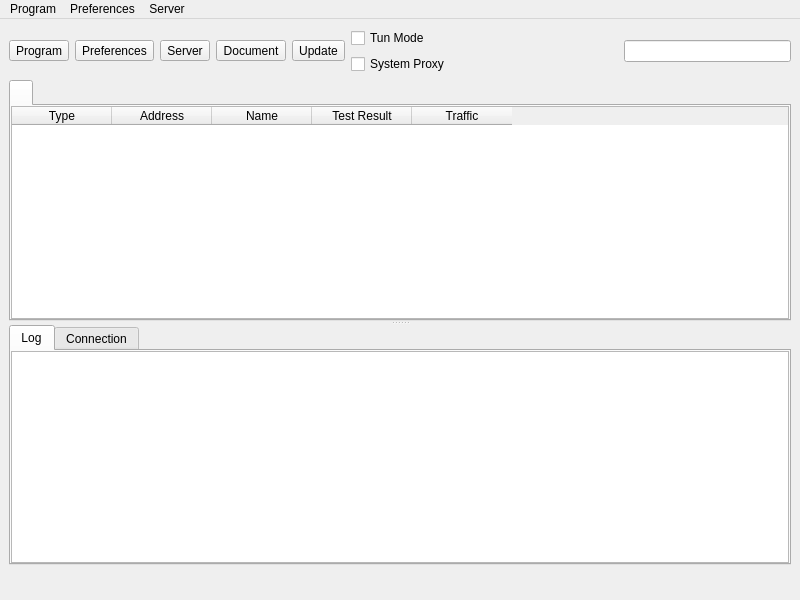
<?xml version="1.0" encoding="UTF-8"?>
<ui version="4.0">
 <class>MainWindow</class>
 <widget class="QMainWindow" name="MainWindow">
  <property name="geometry">
   <rect>
    <x>0</x>
    <y>0</y>
    <width>800</width>
    <height>600</height>
   </rect>
  </property>
  <property name="minimumSize">
   <size>
    <width>800</width>
    <height>600</height>
   </size>
  </property>
  <property name="windowTitle">
   <string notr="true">nya</string>
  </property>
  <widget class="QWidget" name="centralwidget">
   <layout class="QVBoxLayout" name="verticalLayout_3" stretch="0,0,0">
    <item>
     <layout class="QHBoxLayout" name="horizontalLayout_2">
      <item>
       <widget class="QToolButton" name="toolButton_program">
        <property name="text">
         <string>Program</string>
        </property>
        <property name="icon">
         <iconset theme="b-system-run">
          <normaloff>.</normaloff>.</iconset>
        </property>
        <property name="iconSize">
         <size>
          <width>24</width>
          <height>24</height>
         </size>
        </property>
        <property name="popupMode">
         <enum>QToolButton::InstantPopup</enum>
        </property>
        <property name="toolButtonStyle">
         <enum>Qt::ToolButtonTextUnderIcon</enum>
        </property>
       </widget>
      </item>
      <item>
       <widget class="QToolButton" name="toolButton_preferences">
        <property name="text">
         <string>Preferences</string>
        </property>
        <property name="icon">
         <iconset theme="b-preferences">
          <normaloff>.</normaloff>.</iconset>
        </property>
        <property name="iconSize">
         <size>
          <width>24</width>
          <height>24</height>
         </size>
        </property>
        <property name="popupMode">
         <enum>QToolButton::InstantPopup</enum>
        </property>
        <property name="toolButtonStyle">
         <enum>Qt::ToolButtonTextUnderIcon</enum>
        </property>
       </widget>
      </item>
      <item>
       <widget class="QToolButton" name="toolButton_server">
        <property name="text">
         <string>Server</string>
        </property>
        <property name="icon">
         <iconset theme="b-network-server">
          <normaloff>.</normaloff>.</iconset>
        </property>
        <property name="iconSize">
         <size>
          <width>24</width>
          <height>24</height>
         </size>
        </property>
        <property name="popupMode">
         <enum>QToolButton::InstantPopup</enum>
        </property>
        <property name="toolButtonStyle">
         <enum>Qt::ToolButtonTextUnderIcon</enum>
        </property>
       </widget>
      </item>
      <item>
       <widget class="QToolButton" name="toolButton_document">
        <property name="text">
         <string>Document</string>
        </property>
        <property name="icon">
         <iconset theme="b-dialog-question">
          <normaloff>.</normaloff>.</iconset>
        </property>
        <property name="iconSize">
         <size>
          <width>24</width>
          <height>24</height>
         </size>
        </property>
        <property name="popupMode">
         <enum>QToolButton::InstantPopup</enum>
        </property>
        <property name="toolButtonStyle">
         <enum>Qt::ToolButtonTextUnderIcon</enum>
        </property>
       </widget>
      </item>
      <item>
       <widget class="QToolButton" name="toolButton_update">
        <property name="text">
         <string>Update</string>
        </property>
        <property name="icon">
         <iconset theme="b-system-software-update">
          <normaloff>.</normaloff>.</iconset>
        </property>
        <property name="iconSize">
         <size>
          <width>24</width>
          <height>24</height>
         </size>
        </property>
        <property name="popupMode">
         <enum>QToolButton::InstantPopup</enum>
        </property>
        <property name="toolButtonStyle">
         <enum>Qt::ToolButtonTextUnderIcon</enum>
        </property>
       </widget>
      </item>
      <item>
       <layout class="QVBoxLayout" name="verticalLayout_4">
        <item>
         <widget class="QCheckBox" name="checkBox_VPN">
          <property name="sizePolicy">
           <sizepolicy hsizetype="Minimum" vsizetype="Minimum">
            <horstretch>0</horstretch>
            <verstretch>0</verstretch>
           </sizepolicy>
          </property>
          <property name="text">
           <string>Tun Mode</string>
          </property>
         </widget>
        </item>
        <item>
         <widget class="QCheckBox" name="checkBox_SystemProxy">
          <property name="text">
           <string>System Proxy</string>
          </property>
         </widget>
        </item>
       </layout>
      </item>
      <item>
       <spacer name="horizontalSpacer">
        <property name="orientation">
         <enum>Qt::Horizontal</enum>
        </property>
        <property name="sizeHint" stdset="0">
         <size>
          <width>40</width>
          <height>20</height>
         </size>
        </property>
       </spacer>
      </item>
      <item>
       <widget class="QLineEdit" name="search">
        <property name="clearButtonEnabled">
         <bool>true</bool>
        </property>
       </widget>
      </item>
     </layout>
    </item>
    <item>
     <widget class="QSplitter" name="splitter">
      <property name="orientation">
       <enum>Qt::Vertical</enum>
      </property>
      <widget class="QTabWidget" name="tabWidget">
       <property name="currentIndex">
        <number>0</number>
       </property>
       <property name="movable">
        <bool>true</bool>
       </property>
       <widget class="QWidget" name="widget1">
        <attribute name="title">
         <string/>
        </attribute>
        <layout class="QGridLayout" name="gridLayout_2">
         <property name="leftMargin">
          <number>0</number>
         </property>
         <property name="topMargin">
          <number>0</number>
         </property>
         <property name="rightMargin">
          <number>0</number>
         </property>
         <property name="bottomMargin">
          <number>0</number>
         </property>
         <property name="spacing">
          <number>0</number>
         </property>
         <item row="0" column="0">
          <widget class="MyTableWidget" name="proxyListTable">
           <property name="contextMenuPolicy">
            <enum>Qt::CustomContextMenu</enum>
           </property>
           <property name="editTriggers">
            <set>QAbstractItemView::NoEditTriggers</set>
           </property>
           <property name="alternatingRowColors">
            <bool>true</bool>
           </property>
           <property name="selectionBehavior">
            <enum>QAbstractItemView::SelectRows</enum>
           </property>
           <property name="horizontalScrollMode">
            <enum>QAbstractItemView::ScrollPerPixel</enum>
           </property>
           <property name="wordWrap">
            <bool>false</bool>
           </property>
           <attribute name="horizontalHeaderMinimumSectionSize">
            <number>16</number>
           </attribute>
           <attribute name="horizontalHeaderHighlightSections">
            <bool>false</bool>
           </attribute>
           <attribute name="horizontalHeaderShowSortIndicator" stdset="0">
            <bool>false</bool>
           </attribute>
           <attribute name="verticalHeaderDefaultSectionSize">
            <number>30</number>
           </attribute>
           <column>
            <property name="text">
             <string>Type</string>
            </property>
           </column>
           <column>
            <property name="text">
             <string>Address</string>
            </property>
           </column>
           <column>
            <property name="text">
             <string>Name</string>
            </property>
           </column>
           <column>
            <property name="text">
             <string>Test Result</string>
            </property>
           </column>
           <column>
            <property name="text">
             <string>Traffic</string>
            </property>
           </column>
          </widget>
         </item>
        </layout>
       </widget>
      </widget>
      <widget class="QWidget" name="aaaaaaaaaaaaaaaaaa">
       <layout class="QVBoxLayout" name="aaaaaaaaaaaa" stretch="0">
        <item>
         <widget class="QTabWidget" name="down_tab">
          <property name="currentIndex">
           <number>0</number>
          </property>
          <widget class="QWidget" name="tab">
           <attribute name="title">
            <string>Log</string>
           </attribute>
           <layout class="QVBoxLayout" name="verticalLayout">
            <property name="spacing">
             <number>0</number>
            </property>
            <property name="leftMargin">
             <number>0</number>
            </property>
            <property name="topMargin">
             <number>0</number>
            </property>
            <property name="rightMargin">
             <number>0</number>
            </property>
            <property name="bottomMargin">
             <number>0</number>
            </property>
            <item>
             <widget class="QTextBrowser" name="masterLogBrowser">
              <property name="contextMenuPolicy">
               <enum>Qt::CustomContextMenu</enum>
              </property>
              <property name="openLinks">
               <bool>false</bool>
              </property>
             </widget>
            </item>
           </layout>
          </widget>
          <widget class="QWidget" name="tab_2">
           <attribute name="title">
            <string>Connection</string>
           </attribute>
           <layout class="QVBoxLayout" name="verticalLayout_2">
            <property name="spacing">
             <number>0</number>
            </property>
            <property name="leftMargin">
             <number>0</number>
            </property>
            <property name="topMargin">
             <number>0</number>
            </property>
            <property name="rightMargin">
             <number>0</number>
            </property>
            <property name="bottomMargin">
             <number>0</number>
            </property>
            <item>
             <widget class="QTableWidget" name="tableWidget_conn">
              <property name="contextMenuPolicy">
               <enum>Qt::CustomContextMenu</enum>
              </property>
              <property name="editTriggers">
               <set>QAbstractItemView::NoEditTriggers</set>
              </property>
              <property name="selectionBehavior">
               <enum>QAbstractItemView::SelectRows</enum>
              </property>
              <property name="verticalScrollMode">
               <enum>QAbstractItemView::ScrollPerPixel</enum>
              </property>
              <property name="horizontalScrollMode">
               <enum>QAbstractItemView::ScrollPerPixel</enum>
              </property>
              <attribute name="horizontalHeaderHighlightSections">
               <bool>false</bool>
              </attribute>
              <column>
               <property name="text">
                <string>Status</string>
               </property>
              </column>
              <column>
               <property name="text">
                <string>Outbound</string>
               </property>
              </column>
              <column>
               <property name="text">
                <string>Destination</string>
               </property>
              </column>
             </widget>
            </item>
           </layout>
          </widget>
         </widget>
        </item>
       </layout>
      </widget>
     </widget>
    </item>
    <item>
     <layout class="QHBoxLayout" name="horizontalLayout">
      <item>
       <widget class="QLabel" name="label_running">
        <property name="text">
         <string/>
        </property>
       </widget>
      </item>
      <item>
       <spacer name="horizontalSpacer_2">
        <property name="orientation">
         <enum>Qt::Horizontal</enum>
        </property>
        <property name="sizeType">
         <enum>QSizePolicy::Maximum</enum>
        </property>
        <property name="sizeHint" stdset="0">
         <size>
          <width>0</width>
          <height>20</height>
         </size>
        </property>
       </spacer>
      </item>
      <item>
       <widget class="QLabel" name="label_inbound">
        <property name="text">
         <string/>
        </property>
       </widget>
      </item>
      <item>
       <widget class="QLabel" name="label_speed">
        <property name="text">
         <string/>
        </property>
       </widget>
      </item>
     </layout>
    </item>
   </layout>
  </widget>
  <widget class="QMenuBar" name="menubar">
   <property name="geometry">
    <rect>
     <x>0</x>
     <y>0</y>
     <width>800</width>
     <height>32</height>
    </rect>
   </property>
   <widget class="QMenu" name="menu_program">
    <property name="title">
     <string>Program</string>
    </property>
    <widget class="QMenu" name="menu_spmode">
     <property name="title">
      <string>System Proxy</string>
     </property>
     <addaction name="menu_spmode_system_proxy"/>
     <addaction name="menu_spmode_vpn"/>
     <addaction name="menu_spmode_disabled"/>
    </widget>
    <widget class="QMenu" name="menu_program_preference">
     <property name="title">
      <string>Preferences</string>
     </property>
     <addaction name="actionfake"/>
    </widget>
    <widget class="QMenu" name="menuActive_Server">
     <property name="title">
      <string>Active Server</string>
     </property>
     <addaction name="actionfake_2"/>
    </widget>
    <widget class="QMenu" name="menuActive_Routing">
     <property name="title">
      <string>Active Routing</string>
     </property>
     <addaction name="actionfake_3"/>
    </widget>
    <addaction name="actionShow_window"/>
    <addaction name="menu_add_from_clipboard2"/>
    <addaction name="menu_scan_qr"/>
    <addaction name="separator"/>
    <addaction name="actionStart_with_system"/>
    <addaction name="actionRemember_last_proxy"/>
    <addaction name="actionAllow_LAN"/>
    <addaction name="menuActive_Server"/>
    <addaction name="menuActive_Routing"/>
    <addaction name="menu_spmode"/>
    <addaction name="menu_program_preference"/>
    <addaction name="separator"/>
    <addaction name="actionRestart_Proxy"/>
    <addaction name="actionRestart_Program"/>
    <addaction name="menu_exit"/>
   </widget>
   <widget class="QMenu" name="menu_preferences">
    <property name="title">
     <string>Preferences</string>
    </property>
    <addaction name="menu_manage_groups"/>
    <addaction name="menu_basic_settings"/>
    <addaction name="menu_routing_settings"/>
    <addaction name="menu_vpn_settings"/>
    <addaction name="menu_hotkey_settings"/>
    <addaction name="menu_open_config_folder"/>
   </widget>
   <widget class="QMenu" name="menu_server">
    <property name="title">
     <string>Server</string>
    </property>
    <widget class="QMenu" name="menu_share_item">
     <property name="title">
      <string>Share</string>
     </property>
     <addaction name="menu_qr"/>
     <addaction name="menu_export_config"/>
     <addaction name="separator"/>
     <addaction name="menu_copy_links"/>
     <addaction name="menu_copy_links_nkr"/>
    </widget>
    <widget class="QMenu" name="menuCurrent_Group">
     <property name="title">
      <string>Current Group</string>
     </property>
     <addaction name="actionfake_5"/>
     <addaction name="menu_tcp_ping"/>
     <addaction name="menu_url_test"/>
     <addaction name="menu_full_test"/>
     <addaction name="menu_stop_testing"/>
     <addaction name="menu_clear_test_result"/>
     <addaction name="menu_resolve_domain"/>
     <addaction name="separator"/>
     <addaction name="menu_remove_unavailable"/>
     <addaction name="menu_delete_repeat"/>
     <addaction name="separator"/>
     <addaction name="menu_update_subscription"/>
    </widget>
    <widget class="QMenu" name="menuCurrent_Select">
     <property name="title">
      <string>Current Select</string>
     </property>
     <addaction name="actionfake_4"/>
    </widget>
    <addaction name="menu_add_from_input"/>
    <addaction name="menu_add_from_clipboard"/>
    <addaction name="separator"/>
    <addaction name="menu_start"/>
    <addaction name="menu_stop"/>
    <addaction name="separator"/>
    <addaction name="menu_select_all"/>
    <addaction name="menu_move"/>
    <addaction name="menu_clone"/>
    <addaction name="menu_reset_traffic"/>
    <addaction name="menu_delete"/>
    <addaction name="separator"/>
    <addaction name="menu_share_item"/>
    <addaction name="separator"/>
    <addaction name="menuCurrent_Select"/>
    <addaction name="menuCurrent_Group"/>
    <addaction name="separator"/>
    <addaction name="menu_profile_debug_info"/>
    <addaction name="separator"/>
   </widget>
   <addaction name="menu_program"/>
   <addaction name="menu_preferences"/>
   <addaction name="menu_server"/>
  </widget>
  <action name="menu_exit">
   <property name="text">
    <string>Exit</string>
   </property>
  </action>
  <action name="actionShow_window">
   <property name="text">
    <string>Show Window</string>
   </property>
  </action>
  <action name="menu_basic_settings">
   <property name="text">
    <string>Basic Settings</string>
   </property>
  </action>
  <action name="menu_add_from_input">
   <property name="text">
    <string>New profile</string>
   </property>
  </action>
  <action name="menu_manage_groups">
   <property name="text">
    <string>Groups</string>
   </property>
  </action>
  <action name="menu_start">
   <property name="text">
    <string>Start</string>
   </property>
   <property name="shortcut">
    <string notr="true">Return</string>
   </property>
  </action>
  <action name="menu_stop">
   <property name="text">
    <string>Stop</string>
   </property>
   <property name="shortcut">
    <string notr="true">Ctrl+S</string>
   </property>
  </action>
  <action name="menu_routing_settings">
   <property name="text">
    <string>Routing Settings</string>
   </property>
  </action>
  <action name="menu_add_from_clipboard">
   <property name="text">
    <string>Add profile from clipboard</string>
   </property>
   <property name="shortcut">
    <string notr="true">Ctrl+V</string>
   </property>
  </action>
  <action name="menu_delete">
   <property name="text">
    <string>Delete</string>
   </property>
   <property name="shortcut">
    <string notr="true">Del</string>
   </property>
  </action>
  <action name="menu_add_from_clipboard2">
   <property name="text">
    <string>Add profile from clipboard</string>
   </property>
  </action>
  <action name="menu_profile_debug_info">
   <property name="text">
    <string>Debug Info</string>
   </property>
  </action>
  <action name="menu_qr">
   <property name="text">
    <string>QR Code and link</string>
   </property>
   <property name="shortcut">
    <string notr="true">Ctrl+Q</string>
   </property>
  </action>
  <action name="menu_copy_link">
   <property name="text">
    <string>Copy Link</string>
   </property>
  </action>
  <action name="menu_tcp_ping">
   <property name="text">
    <string notr="true">Tcp Ping</string>
   </property>
   <property name="shortcut">
    <string notr="true">Ctrl+Shift+T</string>
   </property>
  </action>
  <action name="menu_url_test">
   <property name="text">
    <string notr="true">Url Test</string>
   </property>
   <property name="shortcut">
    <string notr="true">Ctrl+Shift+U</string>
   </property>
  </action>
  <action name="menu_clear_test_result">
   <property name="text">
    <string>Clear Test Result</string>
   </property>
   <property name="shortcut">
    <string notr="true">Ctrl+Shift+C</string>
   </property>
  </action>
  <action name="menu_export_config">
   <property name="text">
    <string>Export %1 config</string>
   </property>
   <property name="shortcut">
    <string notr="true">Ctrl+E</string>
   </property>
  </action>
  <action name="menu_reset_traffic">
   <property name="text">
    <string>Reset Traffic</string>
   </property>
   <property name="shortcut">
    <string notr="true">Ctrl+R</string>
   </property>
  </action>
  <action name="menu_scan_qr">
   <property name="text">
    <string>Scan QR Code</string>
   </property>
  </action>
  <action name="menu_spmode_system_proxy">
   <property name="checkable">
    <bool>true</bool>
   </property>
   <property name="text">
    <string>Enable System Proxy</string>
   </property>
  </action>
  <action name="menu_spmode_disabled">
   <property name="checkable">
    <bool>true</bool>
   </property>
   <property name="text">
    <string>Disable</string>
   </property>
  </action>
  <action name="menu_delete_repeat">
   <property name="text">
    <string>Remove Duplicates</string>
   </property>
   <property name="shortcut">
    <string notr="true">Ctrl+Shift+D</string>
   </property>
  </action>
  <action name="actionfake">
   <property name="text">
    <string>fake</string>
   </property>
   <property name="visible">
    <bool>false</bool>
   </property>
  </action>
  <action name="menu_move">
   <property name="text">
    <string>Move</string>
   </property>
   <property name="shortcut">
    <string notr="true">Ctrl+M</string>
   </property>
  </action>
  <action name="actionStart_with_system">
   <property name="checkable">
    <bool>true</bool>
   </property>
   <property name="text">
    <string>Start with system</string>
   </property>
  </action>
  <action name="actionRemember_last_proxy">
   <property name="checkable">
    <bool>true</bool>
   </property>
   <property name="text">
    <string>Remember last profile</string>
   </property>
  </action>
  <action name="actionAllow_LAN">
   <property name="checkable">
    <bool>true</bool>
   </property>
   <property name="text">
    <string>Allow other devices to connect</string>
   </property>
  </action>
  <action name="menu_remove_unavailable">
   <property name="text">
    <string>Remove Unavailable</string>
   </property>
   <property name="shortcut">
    <string notr="true">Ctrl+Shift+R</string>
   </property>
  </action>
  <action name="menu_full_test">
   <property name="text">
    <string>Full Test</string>
   </property>
   <property name="shortcut">
    <string notr="true">Ctrl+Shift+F</string>
   </property>
  </action>
  <action name="menu_hotkey_settings">
   <property name="text">
    <string>Hotkey Settings</string>
   </property>
  </action>
  <action name="menu_select_all">
   <property name="text">
    <string>Select All</string>
   </property>
   <property name="shortcut">
    <string notr="true">Ctrl+A</string>
   </property>
  </action>
  <action name="menu_copy_links_nkr">
   <property name="text">
    <string>Copy links of selected (Neko Links)</string>
   </property>
   <property name="shortcut">
    <string notr="true">Ctrl+Alt+C</string>
   </property>
  </action>
  <action name="actionfake_2">
   <property name="text">
    <string>fake</string>
   </property>
   <property name="visible">
    <bool>false</bool>
   </property>
  </action>
  <action name="actionfake_3">
   <property name="text">
    <string>fake</string>
   </property>
   <property name="visible">
    <bool>false</bool>
   </property>
  </action>
  <action name="menu_copy_links">
   <property name="text">
    <string>Copy links of selected</string>
   </property>
   <property name="shortcut">
    <string notr="true">Ctrl+C</string>
   </property>
  </action>
  <action name="menu_spmode_vpn">
   <property name="checkable">
    <bool>true</bool>
   </property>
   <property name="text">
    <string>Enable Tun</string>
   </property>
  </action>
  <action name="menu_clone">
   <property name="text">
    <string>Clone</string>
   </property>
   <property name="shortcut">
    <string notr="true">Ctrl+D</string>
   </property>
  </action>
  <action name="menu_update_subscription">
   <property name="text">
    <string>Update subscription</string>
   </property>
   <property name="shortcut">
    <string notr="true">Ctrl+U</string>
   </property>
  </action>
  <action name="menu_resolve_domain">
   <property name="text">
    <string>Resolve domain</string>
   </property>
   <property name="shortcut">
    <string notr="true">Ctrl+Shift+I</string>
   </property>
  </action>
  <action name="menu_vpn_settings">
   <property name="text">
    <string>Tun Settings</string>
   </property>
  </action>
  <action name="actionRestart_Program">
   <property name="text">
    <string>Restart Program</string>
   </property>
  </action>
  <action name="menu_open_config_folder">
   <property name="text">
    <string>Open Config Folder</string>
   </property>
  </action>
  <action name="actionfake_4">
   <property name="text">
    <string notr="true">fake</string>
   </property>
   <property name="visible">
    <bool>false</bool>
   </property>
  </action>
  <action name="actionfake_5">
   <property name="text">
    <string notr="true">fake</string>
   </property>
   <property name="visible">
    <bool>false</bool>
   </property>
  </action>
  <action name="actionRestart_Proxy">
   <property name="text">
    <string>Restart Proxy</string>
   </property>
  </action>
  <action name="menu_stop_testing">
   <property name="text">
    <string>Stop Testing</string>
   </property>
  </action>
 </widget>
 <customwidgets>
  <customwidget>
   <class>MyTableWidget</class>
   <extends>QTableWidget</extends>
   <header>ui/widget/MyTableWidget.h</header>
  </customwidget>
 </customwidgets>
 <resources/>
 <connections/>
</ui>
